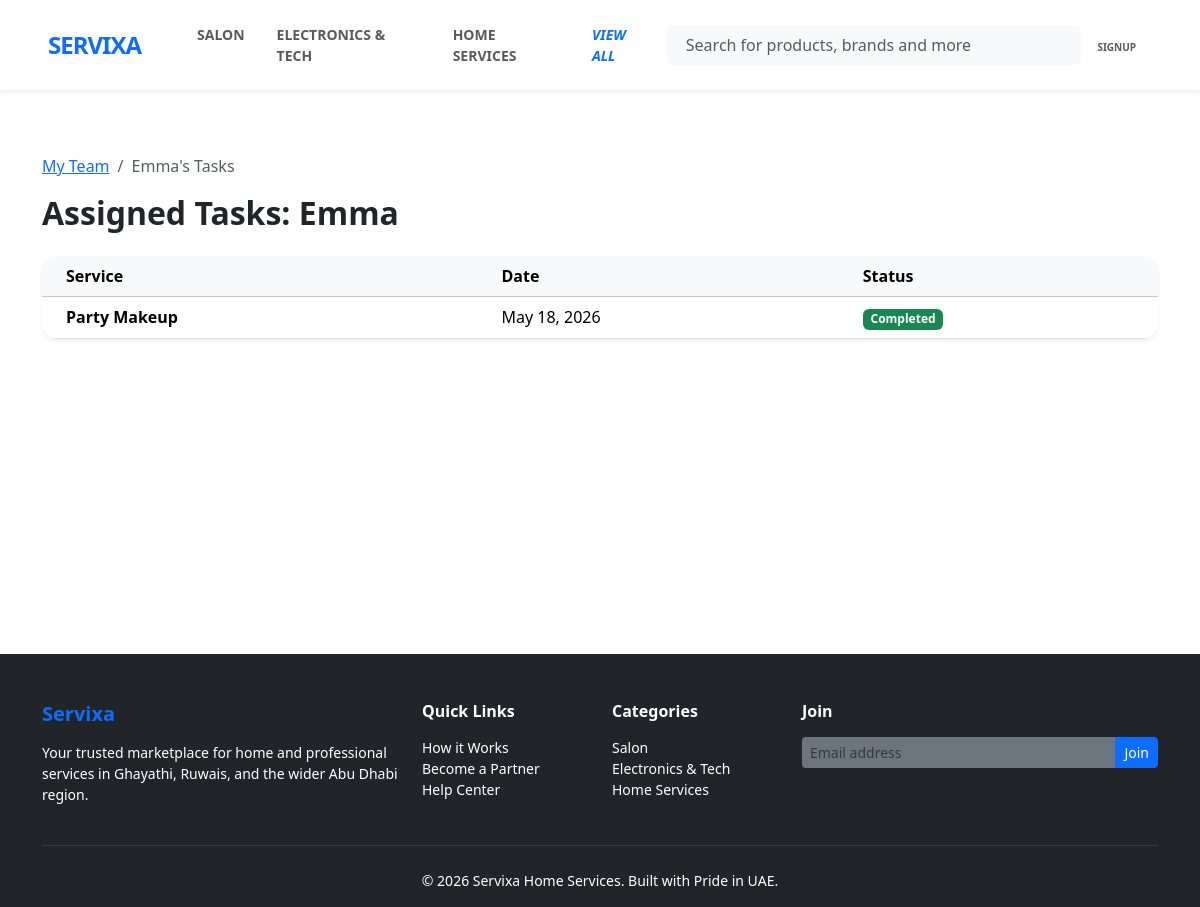
/company/emptasks/7, run on the app's committed database.
### services/models.py (models this page shows, shortened)
class Category(models.Model):
    name = models.CharField(max_length=100)
    icon = models.ImageField(upload_to='category_icons',blank=True)

class Service(models.Model):
    category = models.ForeignKey(Category,on_delete=models.SET_NULL,null=True,related_name='cat_services')
    sub_cat = models.ForeignKey(Sub_category,on_delete=models.CASCADE,related_name='subcat_services',blank=True,null = True)
    company = models.ForeignKey(Company,on_delete=models.CASCADE,related_name='services')
    title = models.CharField(max_length=100)
    description = models.TextField(blank=True,null=True)
    overview = models.TextField(blank=True,null=True)
    img = models.ImageField(upload_to='service_images',null = True,blank=True)
    price = models.DecimalField(max_digits=10,decimal_places=2)
    duration_minutes = models.PositiveIntegerField()
    is_available = models.BooleanField(default=True)
    created_at = models.DateTimeField(auto_now_add=True)

### company/models.py (models this page shows, shortened)
class Employee(models.Model):
    user = models.OneToOneField(settings.AUTH_USER_MODEL,on_delete=models.CASCADE,related_name='emp_profile')
    img = models.ImageField(upload_to='emp_pic',null=True,blank=True)
    company = models.ForeignKey(Company,on_delete=models.CASCADE,related_name='company_emp')
    designation = models.CharField(max_length=100,blank=True,null=True)
    joined_at = models.DateTimeField(auto_now_add=True)

### accounts/models.py (models this page shows, shortened)
class CustomUser(AbstractUser):
    ROLE_CHOICES = (
        ('admin','Admin'),
        ('customer','Customer'),
        ('freelancer','Freelancer'),
        ('company admin','Company Admin'),
        ('employee','Employee'),
    )
    role = models.CharField(max_length=20,choices=ROLE_CHOICES,default='customer')
    phone_no = models.CharField(max_length=15,blank=True,null=True)
    profile_pic = models.ImageField(upload_to='profiles',blank=True,null=True)
    verified = models.BooleanField(default=False)

### booking/models.py (models this page shows, shortened)
class Bookings(models.Model):
    STATUS_CHOICES = [
        ('pending','Pending'),
        ('confirmed','Confirmed'),
        ('completed','Completed'),
        ('cancelled','Cancelled'),
    ]
    customer = models.ForeignKey(CustomUser,on_delete=models.CASCADE,related_name='my_bookings')
    service = models.ForeignKey(Service,on_delete=models.CASCADE,related_name='service_booking')
    company = models.ForeignKey(Company,on_delete=models.CASCADE)
    assigned_to  = models.ForeignKey(CustomUser,on_delete=models.SET_NULL,null=True,blank=True,related_name='jobs')
    service_price = models.DecimalField(max_digits=10,decimal_places=2,default=0.00)
    booking_date = models.DateField()
    timeslot = models.CharField(max_length=50)
    status = models.CharField(max_length=20,choices=STATUS_CHOICES,default='pending')

### company/views.py (the view)
# urls.py: path('emptasks/<int:empid>',emp_tasks,name='emptasks'),
def emp_tasks(request,empid):
    employee = Employee.objects.get(id = empid)
    tasks = Bookings.objects.filter(assigned_to = employee.user).order_by('-booking_date')
    return render(request,'company/emp_tasks.html',{'employee':employee,'tasks':tasks})

### booking/context_processors.py (called while the page is built)
def cat_context(request):
    all_cats = Category.objects.all()
    return {
        'nav_categories' : all_cats[:4],
        'more_categories' : all_cats[4:],
        'categories' : all_cats,
    }

### templates/company/emp_tasks.html
{% extends 'base.html' %}
{% block code %}
<div class="container py-5">
    <nav aria-label="breadcrumb">
      <ol class="breadcrumb">
        <li class="breadcrumb-item"><a href="{% url 'myteam' %}">My Team</a></li>
        <li class="breadcrumb-item active">{{ employee.user.first_name }}'s Tasks</li>
      </ol>
    </nav>
    <h2 class="fw-bold mb-4">Assigned Tasks: {{ employee.user.first_name }}</h2>
    <div class="card border-0 shadow-sm rounded-4 overflow-hidden">
        <table class="table table-hover mb-0">
            <thead class="table-light">
                <tr>
                    <th class="ps-4">Service</th>
                    <th>Date</th>
                    <th>Status</th>
                </tr>
            </thead>
            <tbody>
                {% for task in tasks %}
                <tr>
                    <td class="ps-4 fw-bold">{{ task.service.title }}</td>
                    <td>{{ task.booking_date }}</td>
                    <td>
                        <span class="badge {% if task.status == 'completed' %}bg-success{% else %}bg-primary{% endif %}">
                            {{ task.status|title }}
                        </span>
                    </td>
                </tr>
                {% empty %}
                <tr>
                    <td colspan="3" class="text-center py-4 text-muted">No tasks assigned yet.</td>
                </tr>
                {% endfor %}
            </tbody>
        </table>
    </div>
</div>
{% endblock %}

### templates/base.html (shortened to what this page needs)
<!DOCTYPE html>
<html lang="en">
<head>
    <link href="https://cdn.jsdelivr.net/npm/bootstrap@5.3.8/dist/css/bootstrap.min.css" rel="stylesheet">
</head>
<body >
    <header>
        <nav class="navbar navbar-expand-lg navbar-light bg-white py-3 shadow-sm sticky-top">
            <div class="container-fluid px-lg-5">
                <a class="navbar-brand fw-bold fs-4" href="{% url 'home' %}" style="letter-spacing: -1px;">
                    <span class="text-primary">SERVIXA</span>
                </a>
                <div class="collapse navbar-collapse" id="mainNav">
                    <ul class="navbar-nav me-auto mb-2 mb-lg-0 ms-lg-4 fw-semibold small text-uppercase">
                        {%for cat in nav_categories %}
                            <li class="nav-item"><a class="nav-link px-3" href="{% url 'catview' cat.id %}">{{cat.name}}</a>
                            </li>
                        {%endfor%}
                        <li class = "nav-item">
                            <a href="{% url 'allcats' %}" class="nav-link px-3 fw-bold text-primary"><i>View All</i></a>
                        </li>
                    </ul>
                    <form action="{% url 'search' %}" method="GET" class="d-flex mx-auto col-lg-5 position-relative">
                        <div class="input-group bg-light rounded-2 border-0">
                            <span class="input-group-text bg-transparent border-0 pe-0 text-muted">
                            </span>
                            <input class="form-control bg-transparent border-0 py-2 ps-2 small" type="search" name="search"
                                placeholder="Search for products, brands and more" value="{{ request.GET.search }}">
                        </div>
                    </form>
                    <div class="navbar-nav ms-auto align-items-center">
                        {%if user.is_authenticated %}
                            {% if user.role == 'customer' %}
                                <a href="{% url 'profile' %}" class="nav-link text-center px-3">
                                    <i class="bi bi-person fs-5 d-block"></i>
                                    <span style="font-size: 10px;" class="fw-bold text-uppercase">{{user.username}}</span>
                                </a>
                            {% elif user.role == 'admin' %}
                                <a href="{% url 'admin_dashboard' %}" class="nav-link text-center px-3">
                                    <i class="bi bi-person fs-5 d-block"></i>
                                    <span style="font-size: 10px;" class="fw-bold text-uppercase">Dashboard</span>
                                </a>
                            {% else %}
                                <a href="{% url 'dashboard' %}" class="nav-link text-center px-3">
                                    <i class="bi bi-person fs-5 d-block"></i>
                                    <span style="font-size: 10px;" class="fw-bold text-uppercase">Dashboard</span>
                                </a>
                            {%endif%}
                        {%else%}
                            <a href="{% url 'login' %}" class="nav-link text-center px-3">
                                <span style="font-size: 10px;" class="fw-bold text-uppercase">Signup</span>
                            </a>
                        {% endif %}
                    </div>
                </div>
            </div>
        </nav>
    </header>
    <div style="min-height: 500px;">
    {% block code %}
    {%endblock%}
    </div>
    <footer class="bg-dark text-white pt-5 pb-3 mt-5">
        <div class="container">
            <div class="row g-4">
                <div class="col-md-4">
                    <h5 class="fw-bold text-primary mb-3">Servixa</h5>
                    <p class="small text-white">Your trusted marketplace for home and professional services in Ghayathi, Ruwais, and the wider Abu Dhabi region.</p>
                </div>
                <div class="col-md-2">
                    <h6 class="fw-bold mb-3">Quick Links</h6>
                    <ul class="list-unstyled small">
                        <li><a href="#" class="text-white text-decoration-none">How it Works</a></li>
                        <li><a href="#" class="text-white text-decoration-none">Become a Partner</a></li>
                        <li><a href="#" class="text-white text-decoration-none">Help Center</a></li>
                    </ul>
                </div>
                <div class="col-md-2">
                    <h6 class="fw-bold mb-3">Categories</h6>
                    <ul class="list-unstyled small">
                        {% for cat in nav_categories %}
                            <li><a href="#" class="text-white text-decoration-none">{{ cat.name }}</a></li>
                        {% endfor %}
                    </ul>
                </div>
                <div class="col-md-4">
                    <h6 class="fw-bold mb-3">Join</h6>
                    <div class="input-group mb-3">
                        <input type="text" class="form-control form-control-sm bg-secondary border-0 text-white" placeholder="Email address">
                        <button class="btn btn-primary btn-sm">Join</button>
                    </div>
                </div>
            </div>
            <hr class="my-4 border-secondary">
            <div class="text-center small text-white">
                &copy; 2026 Servixa Home Services. Built with Pride in UAE.
            </div>
        </div>
    </footer>
</body>
</html>

### data on the page
Category: name "SALON", name "Salon"
Category: name "ELECTRONICS & TECH", name "Electronics & Tech"
Category: name "HOME SERVICES", name "Home Services"
Employee: user.first_name "Emma"
Bookings: service "Party Makeup", booking_date "May 18, 2026", status "Completed"
